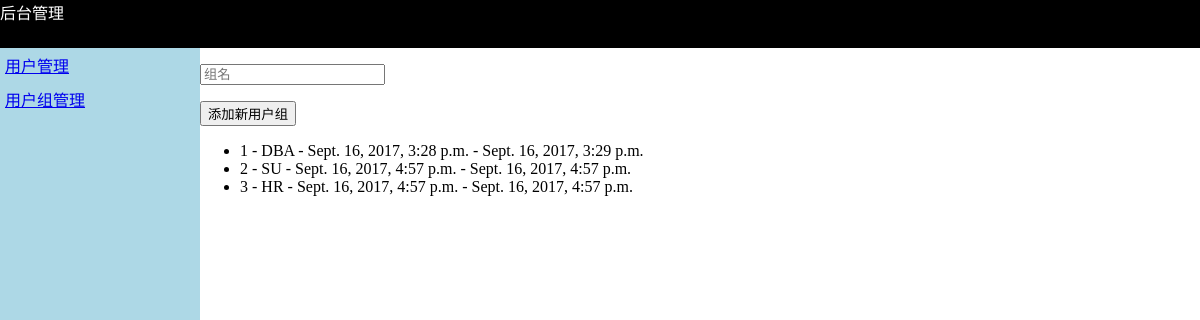
The app's page /cmdb/user_group/ with its own data.
### cmdb/models.py (models this page shows)
class UserGroup(models.Model):
    uid = models.AutoField(primary_key=True)
    caption = models.CharField(max_length=32)
    ctime = models.DateTimeField(auto_now_add=True, null=True)
    utime = models.DateTimeField(auto_now=True, null=True)

### cmdb/views.py (the view, shortened to what this page needs)
class UserGroup(View):
    def get(self, request):
        objs = models.UserGroup.objects.all()
        return render(request, 'user_group.html', {"objs":objs})

### templates/user_group.html (shortened to what this page needs)
<!DOCTYPE html>
<html lang="en">
<head>
</head>
<body>
<div class="pg-header">后台管理</div>
<div class="pg-body-left">
    <a class="menu" href="/cmdb/user_info/">用户管理</a>
    <a class="menu" href="/cmdb/user_group">用户组管理</a>
</div>
<div class="pg-body-right">
    <form action="/cmdb/user_group/" method="post">
        <p><input type="text" name="caption" placeholder="组名"/></p>
        <input type="submit" value="添加新用户组">
    </form>
    <ul>
            {% for obj in objs %}
            <li>{{ obj.uid }} - {{ obj.caption }} - {{ obj.ctime }} -  {{ obj.utime }}</li>
            {% endfor %}
    </ul>
</div>
</body>
</html>

### templates/user_group.html (style rules this page uses)
body { margin:0; }
.pg-header { height: 48px; background-color: black; color: white; }
.pg-body-left { position: absolute; top: 48px; bottom:0; left:0; width: 200px; background-color: lightblue; }
.pg-body-right { position: absolute; top: 48px; right:0; bottom:0; left: 200px; overflow: auto; }
.menu { display: block; cursor: pointer; padding: 5px; }

### records on screen
UserGroup: uid "1", caption "DBA", ctime "Sept. 16, 2017, 3:28 p.m.", utime "Sept. 16, 2017, 3:29 p.m."
UserGroup: uid "2", caption "SU", ctime "Sept. 16, 2017, 4:57 p.m.", utime "Sept. 16, 2017, 4:57 p.m."
UserGroup: uid "3", caption "HR", ctime "Sept. 16, 2017, 4:57 p.m.", utime "Sept. 16, 2017, 4:57 p.m."
